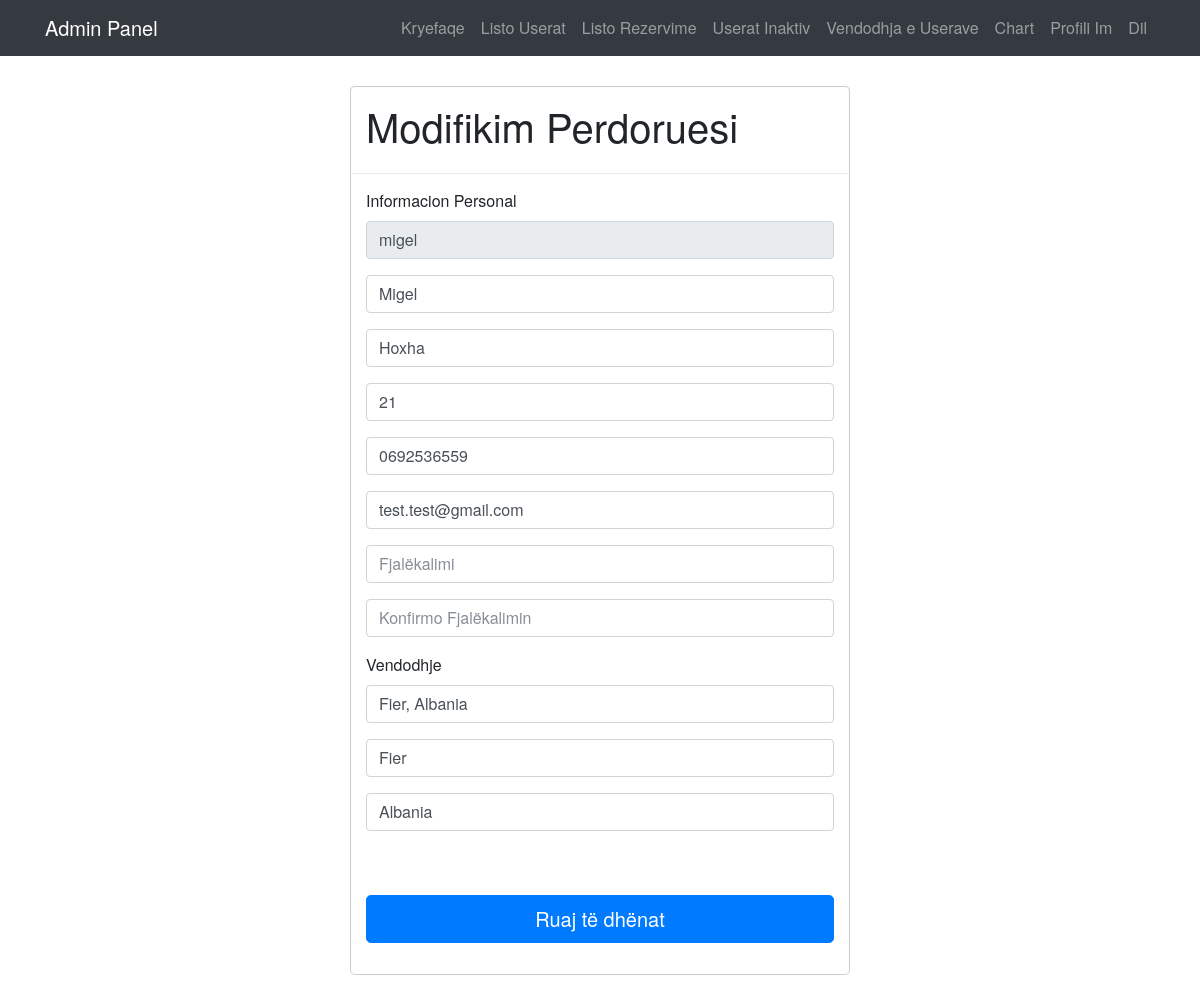
Screenshot of /EditUser.php?id=17 (signed in) with the database file from the repository.
### tables this page shows
CREATE TABLE IF NOT EXISTS `perdorues` (
`PerdoruesId` int(10) NOT NULL,
  `RoletId` int(10) NOT NULL DEFAULT '1',
  `Emer` varchar(30) NOT NULL,
  `Mbiemer` varchar(30) NOT NULL,
  `NrTel` varchar(15) NOT NULL,
  `Email` varchar(100) NOT NULL,
  `Username` varchar(30) NOT NULL,
  `Password` varchar(64) NOT NULL,
  `Mosha` int(3) DEFAULT NULL,
  `Gjinia` tinyint(1) NOT NULL DEFAULT '0',
  `ResetPassword` varchar(64) NOT NULL,
  `Inaktiv` tinyint(1) NOT NULL DEFAULT '1',
  `Adresa` varchar(100) DEFAULT NULL,
  `Shteti` varchar(30) DEFAULT NULL,
  `Qyteti` varchar(30) DEFAULT NULL,
  `lat` text,
  `lng` text
);

### edituser.php (the view, shortened to what this page needs)
<?php include 'includes/header.php';
include 'includes/adminnav.php';
  include 'db/dbconnect.php';
if (isset($_GET['id'])) {
    $id=$_GET['id'];
    $query="SELECT  PerdoruesId,Username,Emer, Mbiemer,Mosha,NrTel,Email,Shteti,Qyteti,Adresa
	FROM perdorues where PerdoruesId=".$id;
    $result=mysqli_query($con, $query);
    if (mysqli_num_rows($result)==1) {
        $row= mysqli_fetch_array($result, MYSQLI_NUM); ?>
  <html>
  <head>
    <link rel="stylesheet" type="text/css" href="css/lr.css" />
  </head>
  <body>
    <div class="modal-dialog">
      <form action="backend/backend.edit.php " method="POST">
        <div class="modal-content">
          <div class="modal-header">
            <h1 class="text-center">Modifikim Perdoruesi</h1>
          </div>
          <div class="modal-body">
            <div class="form-group">
              <label class="cols-sm-2 control-label">Informacion Personal</label>
              <input type="text" class="form-control input-lg" name="username" value="<?php echo $row[1]; ?>" placeholder="Username" required disabled/>
            </div>
            <div class="form-group">
              <input type="text" class="form-control input-lg" name="emri" value="<?php echo $row[2]; ?>" placeholder="Emer" required/>
            </div>
            <div class="form-group">
              <input type="text" class="form-control input-lg" name="mbiemer" value="<?php echo $row[3]; ?>" placeholder="Mbiemer" required/>
            </div>
            <div class="form-group">
              <input type="number" class="form-control input-lg" name="mosha" value="<?php echo $row[4]; ?>" placeholder="Mosha" required/>
            </div>
            <div class="form-group">
              <input type="phone" class="form-control input-lg" name="telefon" value="<?php echo $row[5]; ?>" placeholder="Telefon"  onkeypress='return event.charCode >= 48 && event.charCode <= 57' required/>
            </div>
            <div class="form-group">
              <input type="text" class="form-control" name="email" value="<?php echo $row[6]; ?>" placeholder="Vendos Emailin" required/>
            </div>
            <div class="form-group">
              <input type="password" class="form-control input-lg" placeholder="Fjalëkalimi" name="fjalëkalim1" required/>
            </div>
            <div class="form-group">
              <input type="password" class="form-control input-lg" placeholder="Konfirmo Fjalëkalimin " name="fjalëkalim2" required/>
            </div>
            <div class="form-group">
              <label class="cols-sm-2 control-label">Vendodhje</label>
                <input type="text" class="form-control input-lg" placeholder="Adresa" value="<?php echo $row[9]; ?>" name="adresa" onFocus="initializeAutocomplete()" id="adresa" required/>
              </div>
            <div class="form-group">
              <input type="text" class="form-control input-lg" placeholder="Qyteti" value="<?php echo $row[8]; ?>" name="qyteti" id="qyteti" required/>
            </div>
            <div class="form-group">
            <input type="text" class="form-control input-lg" placeholder="Shteti" value="<?php echo $row[7]; ?>" name="shteti" id="shteti"required/>
          </div>
			<input type="text" name="latitude" id="latitude" placeholder="Latitude" value="" hidden><br>
			<input type="text" name="longitude" id="longitude" placeholder="Longitude" value="" hidden><br>
            <div class="form-group">
              <input type="submit" class="btn btn-block btn-lg btn-primary" name="modifiko" value="Ruaj të dhënat" />
            </div>
          </div>
        </div>
    </div>
    <?php
    }
}
?>
  </body>
  </html>

### css/style.css (style rules this page uses)
body { overflow-x: hidden; font-family: 'Roboto Slab', 'Helvetica Neue', Helvetica, Arial, sans-serif; }

### rows the page displays
perdorues: username "migel", emri "Migel", mbiemer "Hoxha", mosha "21", telefon "0692536559", email "test.test@gmail.com", adresa "Fier, Albania", qyteti "Fier", shteti "Albania"
